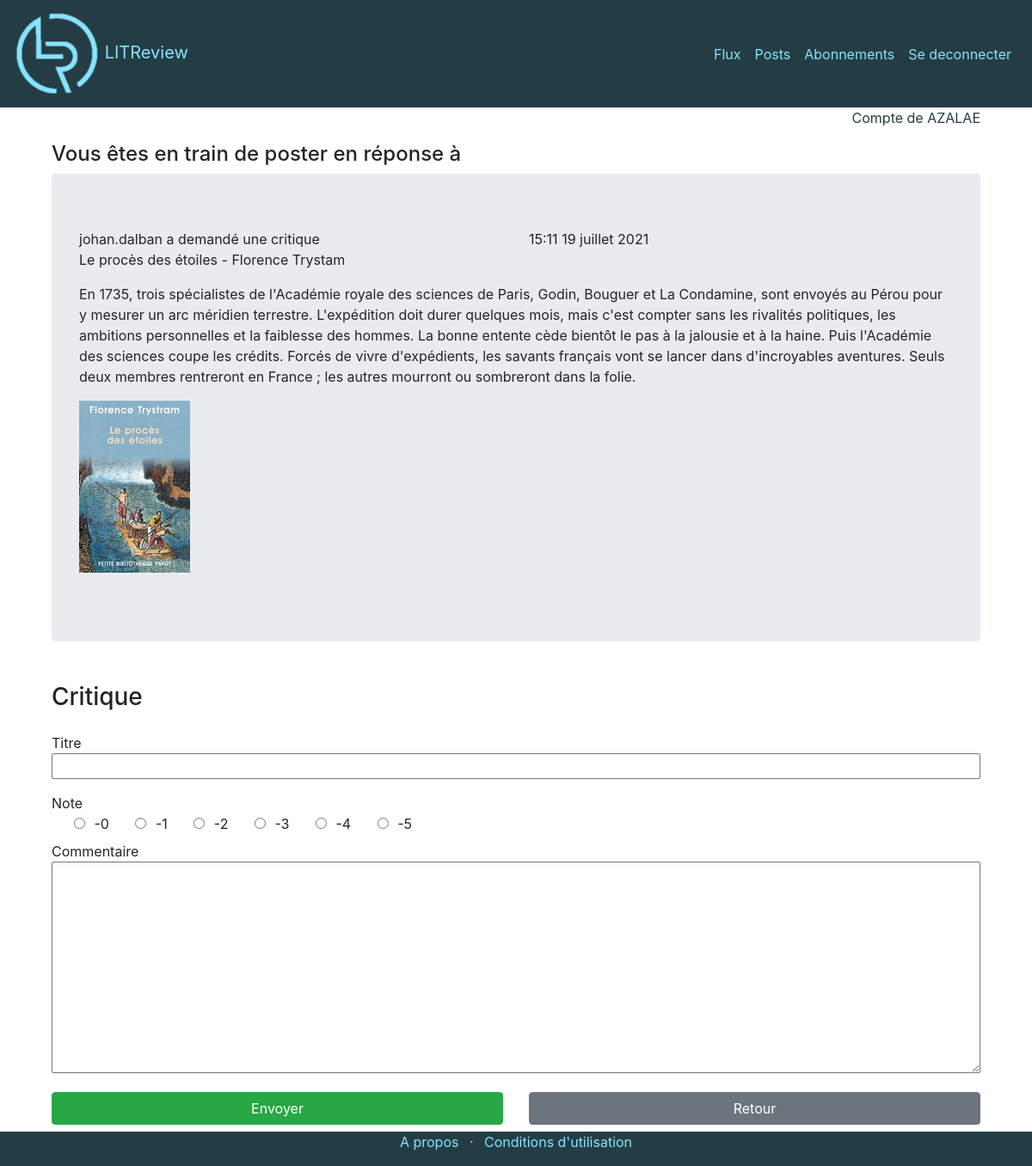
Screenshot of /review_ticket/1/ (signed in) with the database file from the repository.
### account/models.py (models this page shows)
class User(AbstractUser):
    @property
    def upper_name(self):
        return self.username.upper()

### library/models.py (models this page shows, shortened)
class Ticket(models.Model):
    title = models.CharField(
        max_length=128,
        help_text=_("Each ticket has a title wich is book title and author"))
    description = models.TextField(
        max_length=2048,
        blank=True,
        help_text=_("Each ticket has a description.\
            It can describe the book and-or can request for information\
            on this book."))
    user = models.ForeignKey(
        to=settings.AUTH_USER_MODEL,
        on_delete=models.CASCADE,
        help_text=_("Each ticket has been created by one user.\
            If the user is deleted, the ticket is deleted."))
    image = models.ImageField(
        null=True,
        blank=True,
        help_text=_("Each ticket can have an image. It can be blank."),
        upload_to='library')
    datetime_created = models.DateTimeField(
        auto_now_add=True,
        help_text=_("ticket creation date is automatically filled in."))
    related_review = models.BooleanField(
        default=False,
        help_text="True if at least one review exists for this ticket")
    related_review_user = models.CharField(
        max_length=128,
        blank=True,
        help_text=_("user who has created a review for this ticket"))
    objects = TicketManager()
    class Meta:
        ordering = ('-datetime_created',)

### library/views.py (the view)
@login_required(login_url='/')
def review_for_ticket(request, ticket_id) -> HttpResponse:
    ticket = Ticket.objects.get(id=ticket_id)
    if request.method == "POST":
        review_form = ReviewForm(request.POST)
        if review_form.is_valid():
            review = review_form.save(commit=False)
            review.user = request.user
            ticket.related_review = True
            ticket.related_review_user = request.user.username
            ticket.save()
            review.ticket = ticket
            review.save()
            return redirect('library:flow')
        else:
            return HttpResponse("Formulaire invalide")
    else:
        review_form = ReviewForm()
    context = {"review_form": review_form, "ticket": ticket}
    return render(request, 'library/review_ticket.html', context=context)

### library/forms.py
class ReviewForm(forms.ModelForm):
    class Meta:
        model = Review
        fields = ['headline',
                  'body',
                  'rating']
        widgets = {
            'rating': RadioSelect(attrs={
                'class': ' form-check form-check-inline'}),
        }

### templates/library/review_ticket.html (shortened to what this page needs)
{% extends 'base.html' %}
{% block content %}
{% if user.is_authenticated %}
<div class="container">
    <div class="row">
        <div class="col">
            <h4>Vous êtes en train de poster en réponse à</h4>
        </div>
    </div>
    <div class="container jumbotron">
        <div class="row">
            <div class="col">
                {% if user.get_username == post.user.username %}
                    Vous avez
                {% else %}
                    {{ ticket.user.username }} a
                {% endif %}
                    demandé une critique
            </div>
            <div class="col">
                {{ ticket.datetime_created|time:"H:i" }} {{ ticket.datetime_created|date:"d F Y" }}
            </div>
        </div>
        <div class="row">
            <div class="col">
                <p>{{ticket.title}}</p>
                <p>{{ticket.description}}</p>
                {% if ticket.image %}
                <p class="ticket"><img src="{{ ticket.image.url }}" alt="{{ ticket.title }}"></img></p>
                {% endif %}
            </div>
        </div>
    </div>
</div>
<div class="container">
    <div class="row">
        <div class="col pt-3">
            <h3>Critique</h3>
        </div>
    </div>
    <form method="post">
        <div class="row">
            <div class="col">
                    <div class="form-group ">
                        Titre {{ review_form.headline.errors }}<br>
                        {{ review_form.headline }}
                    </div>
                        Note <br>
                        {% for radio in review_form.rating %}
                            {% if radio.choice_label >= '0' %}
                                <label for="{{ radio.id_for_label }}">
                                <span class="radio">{{ radio.tag }}</span> -{{ radio.choice_label }}
                                </label>
                            {% endif %}
                        {% endfor %}
                    <div class="form-group ">
                        Commentaire {{ review_form.body.errors }}<br>
                        {{ review_form.body }}
                    </div>
            </div>
        </div>
        <div class="row">
            <div class="col">
                <input class="btn btn-success" type="submit" value="Envoyer">
            </div>
            <div class="col">
                <a class="btn btn-secondary btn-block" href="{% url 'library:flow' %}" role="button">Retour</a>
            </div>
        </div>
    </form>
</div>
{% endif %}
{% endblock %}

### templates/base.html (shortened to what this page needs)
<!DOCTYPE html>
{% load static %}
<html>
    <head>
        <link rel="stylesheet" href="https://stackpath.bootstrapcdn.com/bootstrap/4.3.1/css/bootstrap.min.css">
        <link rel="stylesheet" href="https://cdn.jsdelivr.net/npm/bootstrap-icons@1.5.0/font/bootstrap-icons.css">
        <link rel="stylesheet" type="text/css" href="{% static 'css/style.css' %}">
    </head>
    <body>
        <header class="first-bg-dark sticky-top">
            <div class="container-fluid">
                <div class="row">
                    <nav class="col navbar navbar-expand-lg">
                        <a  class="navbar-brand" href="{% url 'account:login' %}">
                            <img id="logo" src="{% static 'images/logo-lg.png' %}" alt="logo"> </img>
                            <hL class="first-txt-light">LITReview</h1>
                        </a>
                        <div id="navbarContent" class="collapse navbar-collapse d-flex-lg justify-content-end">
                            <ul class="navbar-nav  text-right">
                                <li class="nav-item">
                                    <a class="nav-link first-txt-light" href="{% url 'library:flow' %}">Flux</a>
                                </li>
                                <li class="nav-item">
                                    <a class="nav-link first-txt-light" href="{% url 'library:posts' %}">Posts</a>
                                </li>
                                <li class="nav-item">
                                    <a class="nav-link first-txt-light" href="{% url 'library:following' %}">Abonnements</a>
                                </li>
                                    <a class="nav-link first-txt-light" href="{% url 'account:logout' %}">Se deconnecter</a>
                            </ul>
                        </div>
                    </nav>
                </div>
            </div>
        </header>
        <div class="container min-vh-100 mb-5">
            <div class="container">
                <div class="row">
                    <div class="col">
                        {% if user.is_authenticated %}
                        <p  class="text-right first-txt-dark">Compte de {{ user.upper_name }}</p>
                        {% endif %}
                    </div>
                </div>
            </div>
            {% block content %}
            {% endblock %}
        </div>
        <footer class="first-bg-dark fixed-bottom">
            <div class="container-fluid">
                <div class="row">
                    <div class="col">
                        <ul class="list-inline text-center second-txt-light">
                            <li class="list-inline-item">A propos</li>
                            <li class="list-inline-item">&middot;</li>
                            <li class="list-inline-item">Conditions d'utilisation</li>
                        </ul>
                    </div>
                </div>
            </div>
        </footer>
    </body>
</html>

### static/css/style.css (style rules this page uses)
input, textarea { width: 100%; }
.ticket img { max-width: 300px; max-height: 300px; height: auto; width: auto; }
.radio { display:inline-block; margin-left: 20px; }
#logo { width: 100px; height: auto; transition: width 0.8s ease-out; will-change: width; }
.first-txt-light { color: rgb(135, 227, 255); transition: font-size 0.5s ease-out; }
.first-bg-dark { background-color: rgb(36, 61, 68); }
.first-txt-dark { color: rgb(36, 61, 68); }
.second-txt-light { color: rgb(135, 227, 255); }

### rows the page displays
User: upper_name "AZALAE"
Ticket: user.username "johan.dalban", datetime_created "15:11", datetime_created "19 juillet 2021", title "Le procès des étoiles - Florence Trystam", description "En 1735, trois spécialistes de l'Académie royale des sciences de Paris, Godin, Bouguer et La Condamine, sont envoyés au Pérou pour y mesurer un arc méridien terrestre. L'expédition doit durer quelques mois, mais c'est compter sans les rivalités politiques, les ambitions personnelles et la faiblesse des hommes. La bonne entente cède bientôt le pas à la jalousie et à la haine. Puis l'Académie des sciences coupe les crédits. Forcés de vivre d'expédients, les savants français vont se lancer dans d'incroyables aventures. Seuls deux membres rentreront en France ; les autres mourront ou sombreront dans la folie.", image (picture)

### other values shown
{{ radio.choice_label }} "0" "1" "2" "3" "4" "5"
